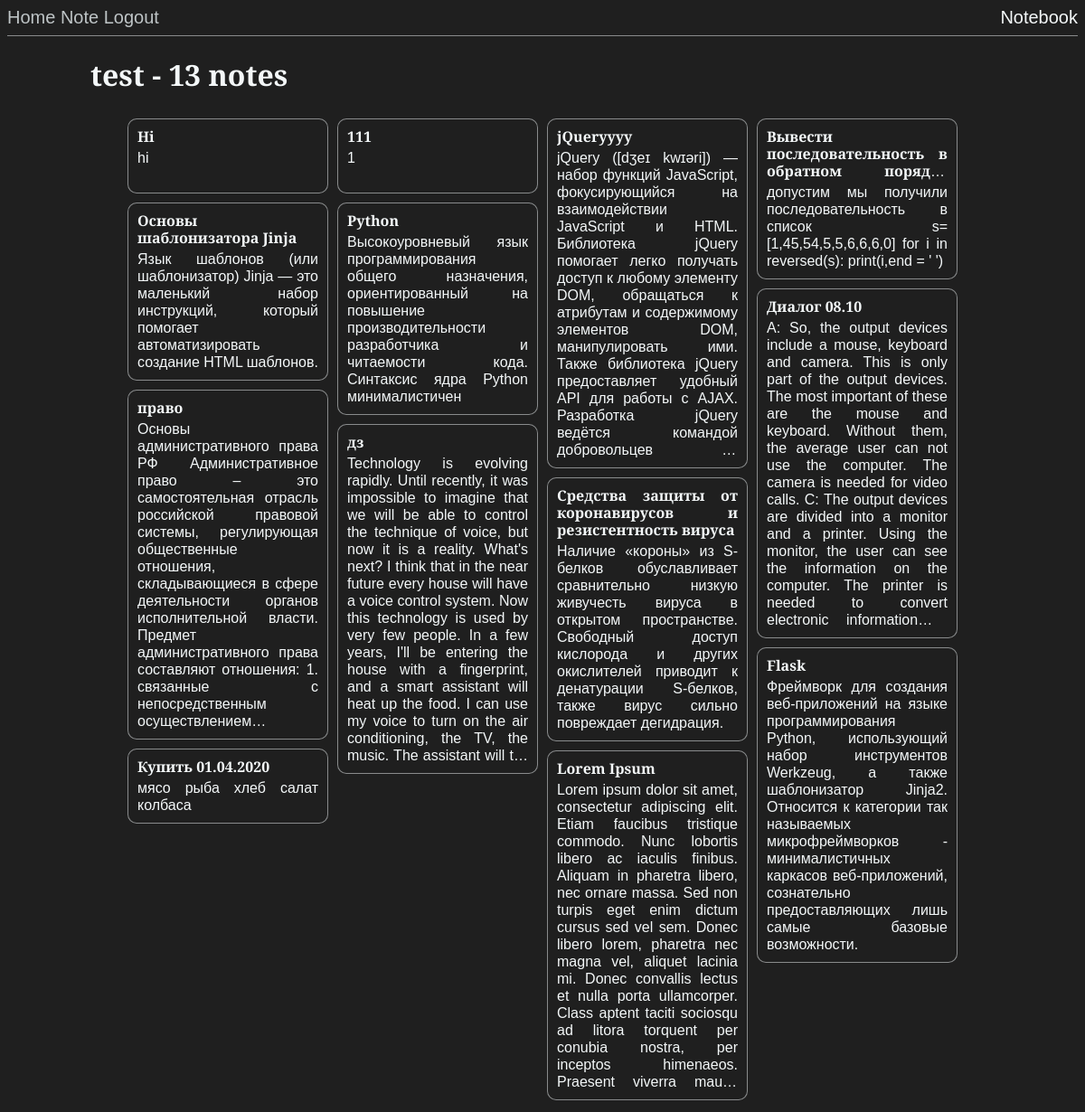
The page /index (signed in) on the database as committed earlier.
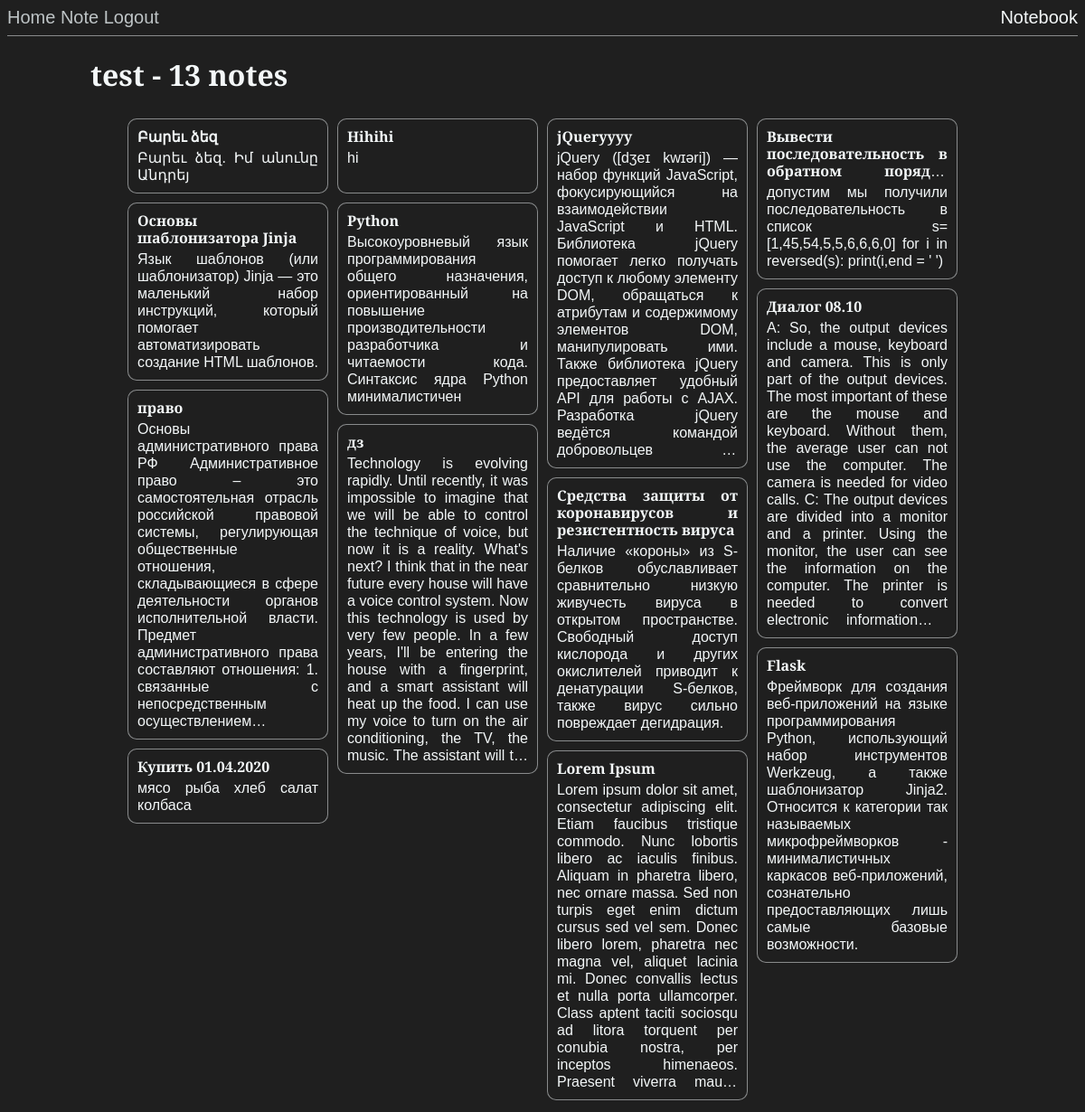
The same page on the database as committed later.
### app/models.py (models this page shows, shortened)
class Note(db.Model):
    id = db.Column(db.Integer, primary_key=True)
    header = db.Column(db.String(64))
    body = db.Column(db.String(140))
    timestamp = db.Column(db.DateTime, index=True, default=datetime.utcnow)
    user_id = db.Column(db.Integer, db.ForeignKey('user.id'))

### app/routes.py (the view)
@app.route('/')
@app.route('/index')
@login_required
def index():
    user = User.query.filter_by(username=current_user.username).first_or_404()
    return render_template('index.html', title='Home', notes=push_notes(user))

### app/models.py (called while the page is built)
@login.user_loader
def load_user(id):
    return User.query.get(int(id))

### app/routes.py (called while the page is built)
def push_notes(user):
    all_notes = []
    notes = user.notes.all()
    for n in reversed(notes):
        all_notes.append({'id': n.id, 'header': n.header, 'body': n.body})
    return all_notes

### app/templates/index.html (shortened to what this page needs)
{% extends "base.html" %}
{% block content %}
    <h1>{{ current_user.username }} - {{notes|length}} notes</h1>
    <div class="note_blocks"
         data-masonry='{ "itemSelector": ".note_block", "columnWidth": ".note_block", "isFitWidth": "true" }'>
        {% for note in notes %}
            <div class="note_block"
                 onclick="window.location.href='{{ url_for('note_edit', username=current_user.username, id=note.id) }}';">
                <p class="note_header"><b>{{ note.header }}</b></p>
                <p class="note_body">{{ note.body }}</p>
            </div>
        {% endfor %}
    </div>
{% endblock %}

Rows that differ between the two databases and show on the page:
removed Note: header "111", body "1"
added Note: header "Բարեւ ձեզ", body "Բարեւ ձեզ. Իմ անունը Անդրեյ"
changed Note "hi": header "Hi" → "Hihihi"
